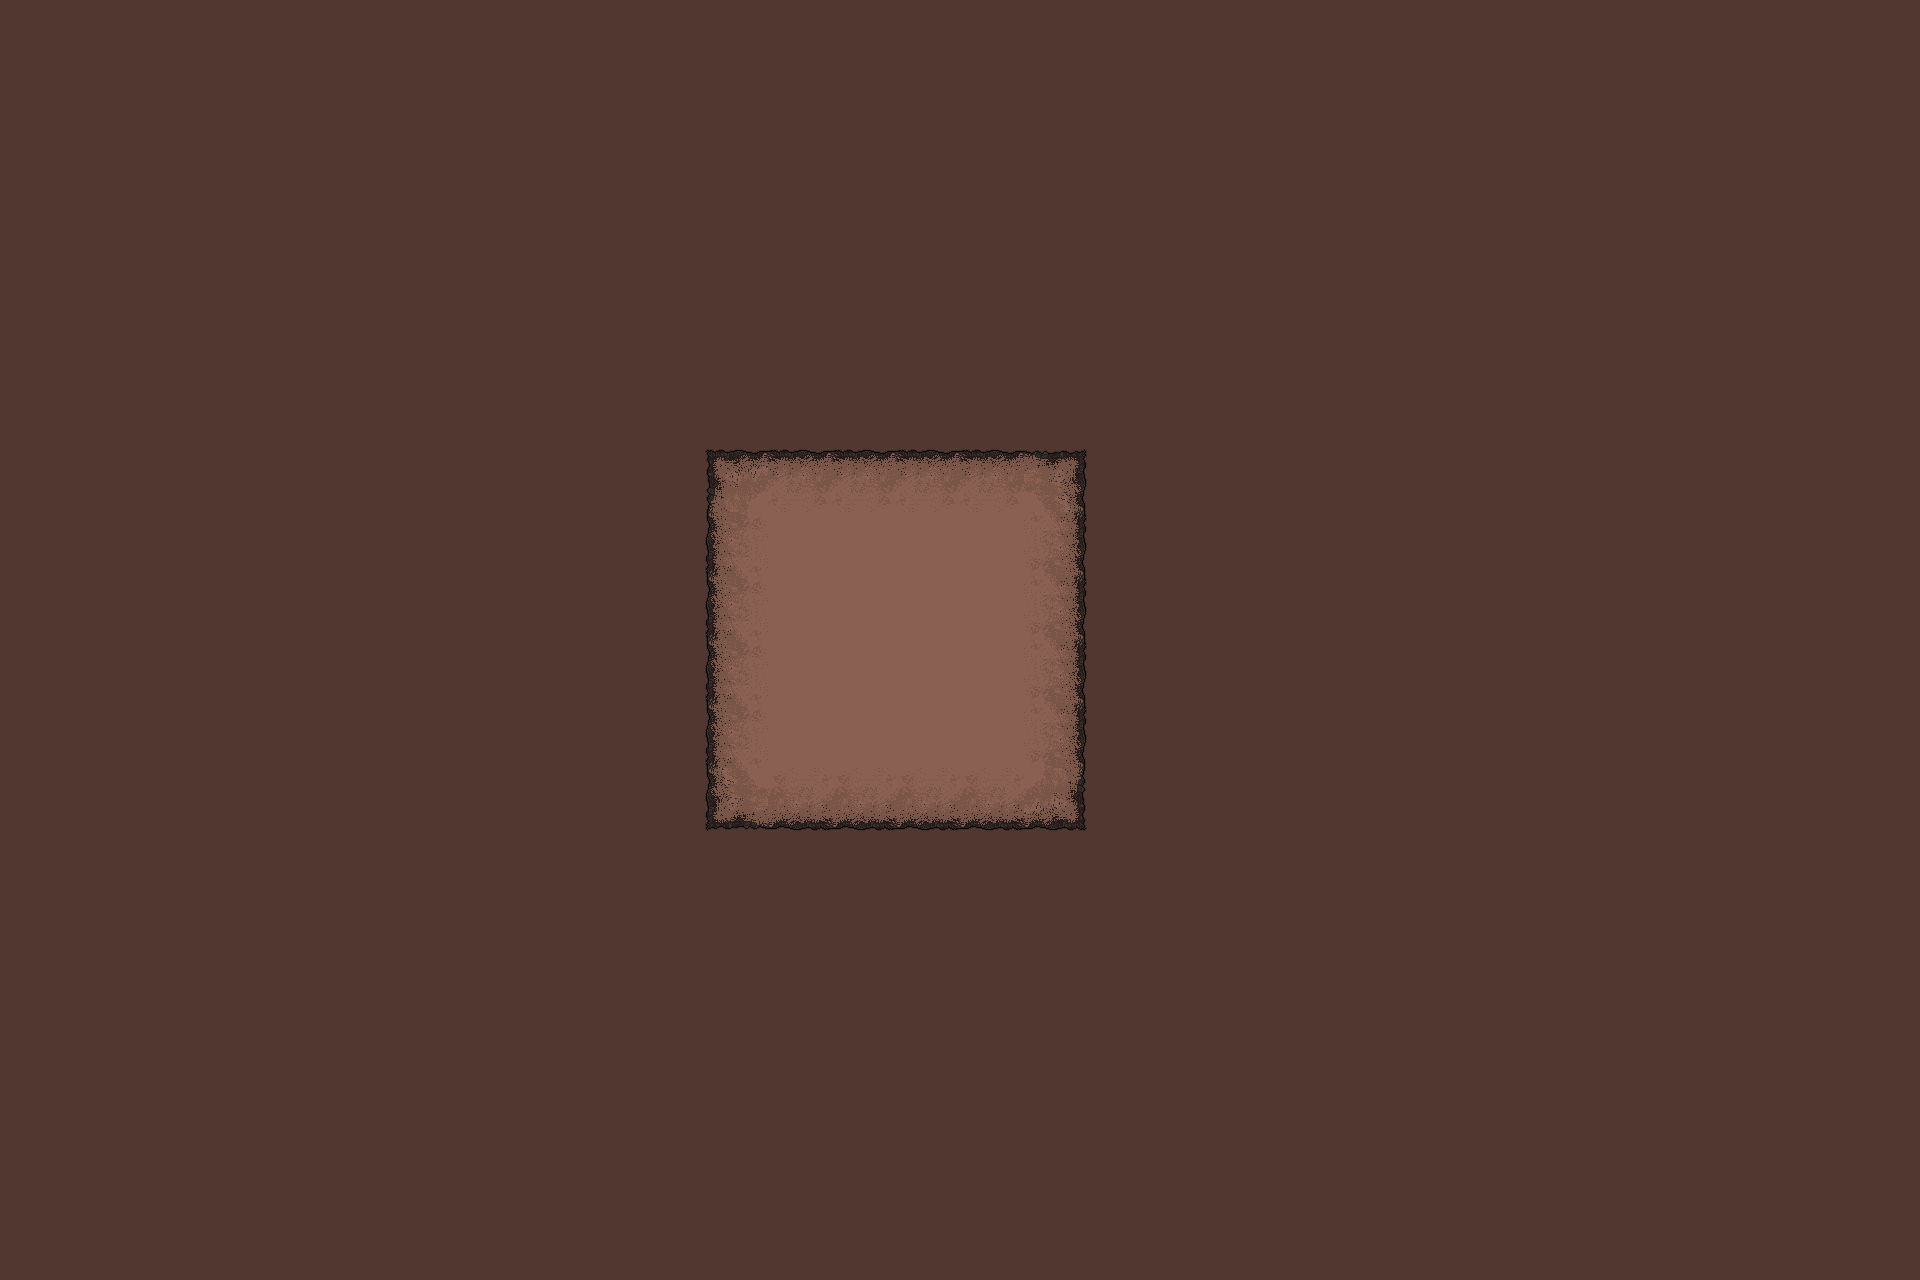

Tiled map render using the project's own tile images. Description and the map definition, with tile-layer contents summarised, below:
An orthogonal 30x20 tile map with 64x64 px tiles, 4 tile layers (Background, Walls, interactions, Ground), 2 hidden layers not drawn, 2 tilesets.

<map version="1.10" tiledversion="1.11.2" orientation="orthogonal" renderorder="right-down" width="30" height="20" tilewidth="64" tileheight="64" infinite="0" nextlayerid="7" nextobjectid="1">
 <tileset firstgid="1" source="../Tiled/BasicTileset.tsx" />
 <tileset firstgid="13" source="../Tiled/EnemyPaths.tsx" />
 <layer id="2" name="Background" width="30" height="20">
  <data>[600 cells, 600 non-empty, 1 distinct tile ids]</data>
 </layer>
 <layer id="3" name="Walls" width="30" height="20">
  <data>[600 cells, 28 non-empty, 1 distinct tile ids]</data>
 </layer>
 <layer id="6" name="interactions" width="30" height="20">
  <data>[600 cells, 0 non-empty, 0 distinct tile ids]</data>
 </layer>
 <layer id="1" name="Ground" width="30" height="20">
  <data>[600 cells, 64 non-empty, 4 distinct tile ids]</data>
 </layer>
 <layer id="4" name="spawns" width="30" height="20" visible="0">
  <data>[600 cells, 3 non-empty, 3 distinct tile ids]</data>
 </layer>
 <layer id="5" name="enemypath" width="30" height="20" visible="0">
  <data>[600 cells, 12 non-empty, 4 distinct tile ids]</data>
 </layer>
</map>
